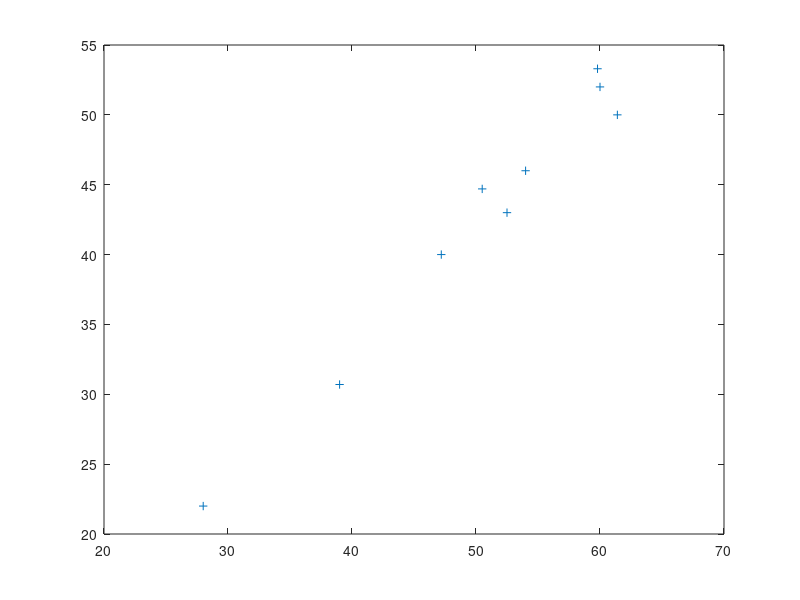

Reproduce this figure in MATLAB.
dat=[1.66, 54, 46;...
    1.57, 59.8, 53.3;...
    1.82, 47.2, 40;...
    1.6, 60, 52;...
    1.6, 61.4, 50;...
    1.8, 52.5, 43;...
    1.7, 50.5, 44.7;...
    2.17, 39, 30.7;...
    1.92, 28, 22]
%oldscheme, th=0.2, th=0.175;

figure(1)
plot(dat(:,1), dat(:,2), '+');
hold on
plot(dat(:,1), dat(:,3), 'rx');

clf
plot(dat(:,2), dat(:,3), '+');